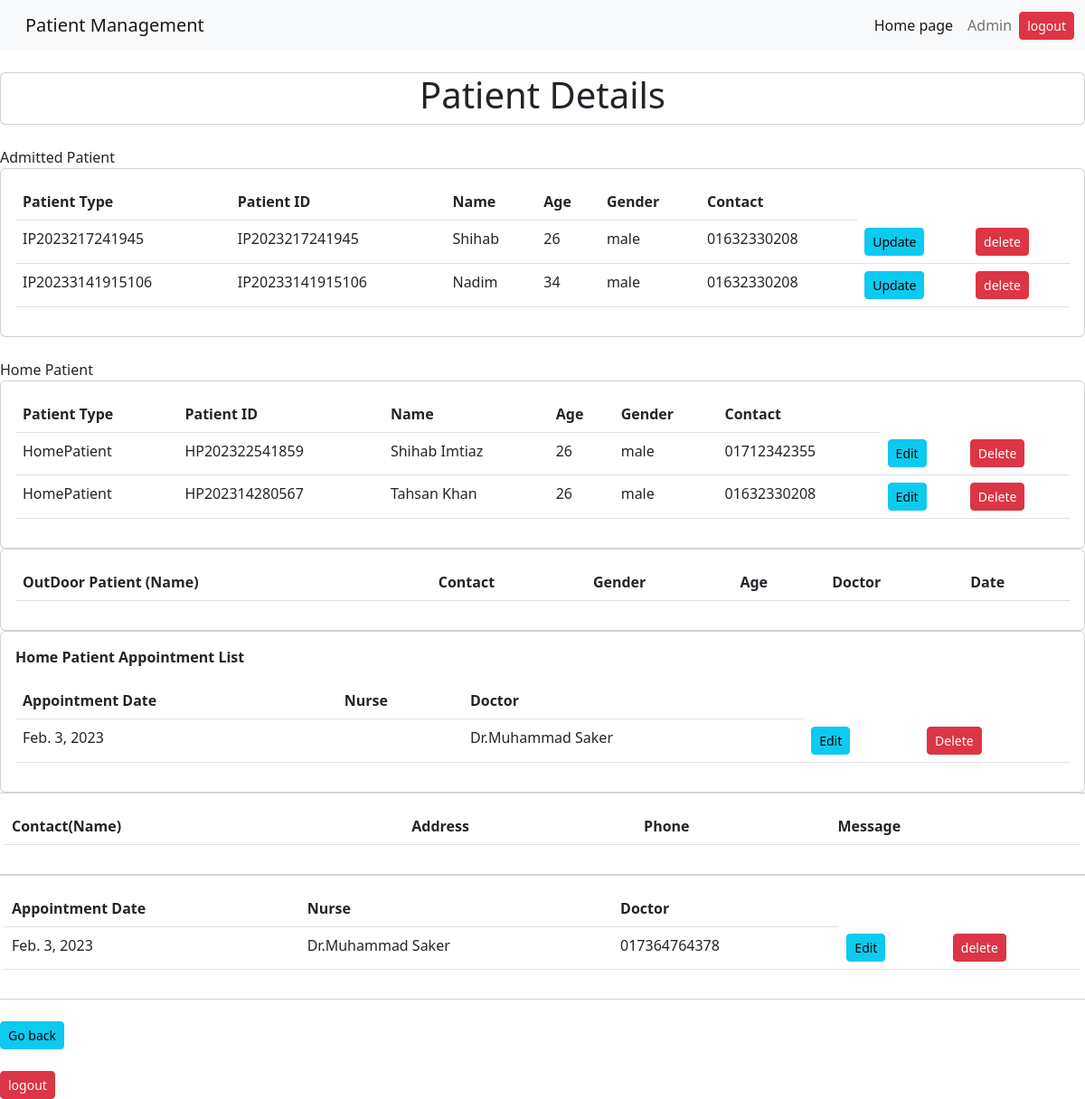
The page /result on the database its author committed.
### home/models.py (models this page shows, shortened)
class IndoorPatient(models.Model):
    indoor_treatment_patient_type = models.CharField(max_length=122)
    indoor_treatment_patient_id = models.CharField(max_length=122)
    indoor_treatment_patient_status = models.CharField(max_length=122, blank=True)
    patient_name = models.CharField(max_length=122)
    patient_age = models.CharField(max_length=122)
    patient_gender = models.CharField(max_length=122)
    patient_phone = models.CharField(max_length=122)
    patient_email = models.CharField(max_length=122,)
    patient_national_ID = models.CharField(max_length=122)
    indoor_patient_bed_bed_id = models.CharField(max_length=122, blank=True)
    indoor_bed_price = models.CharField(max_length=122)
    indoor_patient_bed_entry_time = models.CharField(max_length=122)
    indoor_patient_bed_discharge_time = models.CharField(max_length=122, blank=True)
    bed_total_bill = models.CharField(max_length=122, blank=True)
    indoor_patient_doctor_doctor_id = models.CharField(max_length=122)
    doctor_visit_fee = models.CharField(max_length=122)
    doctor_total_bill = models.CharField(max_length=122)
    outdoor_service_id = models.CharField(max_length=122)
    outdoor_service_rate = models.CharField(max_length=122)
    indoor_treatment_total_bill = models.CharField(max_length=122)
    indoor_treatment_total_paid =models.CharField(max_length=122, blank= True)
    indoor_treatment_total_due =models.CharField(max_length=122, blank= True)

class Patient(models.Model):
    patient_type = models.CharField(max_length=122)
    patient_id = models.CharField(max_length=122)
    patient_date = models.DateField(blank=True)
    patient_name = models.CharField(max_length=122, blank=True)
    patient_gender = models.CharField(max_length=122, blank=True)
    patient_age = models.CharField(max_length=122, blank=True)
    patient_phone = models.CharField(max_length=122, blank=True)
    patient_email = models.CharField(max_length=122, blank= True)
    patient_dob = models.CharField(max_length=122)
    patient_blood_group = models.CharField(max_length=122, blank=True)
    patient_national_ID = models.CharField(max_length=122, blank=True)
    patient_address = models.CharField(max_length=122, blank=True)
    patient_emergency_name = models.CharField(max_length=122)
    patient_emergency_relation = models.CharField(max_length=122,blank= True)
    patient_emergency_contact = models.CharField(max_length=122)
    patient_emergency_address = models.CharField(max_length=122,blank= True)

class Appointment(models.Model):
    patient_id = models.CharField(max_length=122)
    transaction_phone = models.CharField(max_length=122)
    transaction_id = models.CharField(max_length=122)
    ap_date = models.DateField()
    ap_doctor = models.CharField(max_length=122)
    Phone = models.CharField(max_length=122)
    email = models.CharField(max_length=122)

### home/views.py (the view)
# urls.py: path('result', views.result, name="outdoor savedata"),
def result(request):
	IndoorAdmission = IndoorPatient.objects.all()
	HomePatient = Patient.objects.all()
	OutdoorDoctor =OutdoorPatient.objects.all()
	contact = Contact.objects.all()
	new2 = Appointment.objects.all()
	context= {'new2': new2,'IndoorAdmission':IndoorAdmission,'HomePatient':HomePatient,'OutdoorDoctor':OutdoorDoctor,'contact':contact,}
	return render (request, 'result.html',context)

### templates/result.html (shortened to what this page needs)
{% extends 'abase.html' %}
{% block body %}
{% block content %}
        <br>
        <div class="row">
            <div class="col-md">
                <div class="card card0body">
                <center> <h1>Patient Details</h1></center>
                </div>
               <br>Admitted Patient
                <div class="card card-body">
                    <table class="table">
                        <tr>
                            <th>Patient Type</th>
                            <th>Patient ID</th>
                            <th>Name</th>
                            <th>Age</th>
                            <th>Gender</th>
                            <th>Contact</th>
                        </tr>
                        {% for vai in IndoorAdmission %}
                        <tr>
                            <td>{{vai.indoor_treatment_patient_id}}</td>
                            <td>{{vai.indoor_treatment_patient_id}}</td>
                            <td>{{vai.patient_name}}</td>
                            <td>{{vai.patient_age}}</td>
                            <td>{{vai.patient_gender}}</td>
                            <td>{{vai.patient_phone}}</td>
                            <td><a class ="btn btn-sm btn-info" href="update_indoor/{{ vai.id }}">Update</a></td>
                            <td><a class ="btn btn-sm btn-danger" href="delete_indoor/{{ vai.id }}">delete</a></td>
                        </tr>
                        {% endfor %}
                    </table>
                </div>
                <br>Home Patient
                <div class="card card-body">
                    <table class="table">
                        <tr>
                            <th>Patient Type</th>
                            <th>Patient ID</th>
                            <th>Name</th>
                            <th>Age</th>
                            <th>Gender</th>
                            <th>Contact</th>
                        </tr>
                        {% for vai in  HomePatient %}
                        <tr>
                            <td>{{vai.patient_type}}</td>
                            <td>{{vai.patient_id}}</td>
                            <td>{{vai.patient_name}}</td>
                            <td>{{vai.patient_age}}</td>
                            <td>{{vai.patient_gender}}</td>
                            <td>{{vai.patient_phone}}</td>
                            <th><a class ="btn btn-sm btn-info"href="">Edit</th>
                            <th><a class ="btn btn-sm btn-danger"href="">Delete</th>
                        </tr>
                        {% endfor %}
                    </table>
                </div>
                <div class="card card-body">
                    <table class="table">
                        <tr>
                            <th>OutDoor Patient (Name)</th>
                            <th>Contact</th>
                            <th>Gender</th>
                            <th>Age</th>
                            <th>Doctor</th>
                            <th>Date</th>
                    </table>
                </div>
                <div class="card card-body">
                    <p> <b>Home Patient Appointment List</b></p>
                    <table class="table">
                        <tr>
                            <th>Appointment Date</th>
                            <th>Nurse</th>
                            <th>Doctor</th>
                        </tr>
                        {% for vai in  new2 %}
                        <tr>
                            <td>{{vai.ap_date}}</td>
                            <td>{{vai.ap_name}}</td>
                            <td>{{vai.ap_doctor}}</td>
                            <th><a class ="btn btn-sm btn-info"href="">Edit</th>
                            <th><a class ="btn btn-sm btn-danger"href="">Delete</th>
                        </tr>
                        {% endfor %}
                    </table>
                </div>
            </div>
                <div class="card card-body">
                    <table class="table">
                        <tr>
                            <th>Contact(Name)</th>
                            <th>Address</th>
                            <th>Phone</th>
                            <th>Message</th>
                        </tr>
                    </table>
                </div>
            <div class="card card-body">
                <table class="table">
                    <tr>
                        <th>Appointment Date</th>
                        <th>Nurse</th>
                        <th>Doctor</th>
                    </tr>
                    {% for vai in  new2 %}
                    <tr>
                        <td>{{vai.ap_date}}</td>
                        <td>{{vai.ap_doctor}}</td>
                        <td>{{vai.Phone}}</td>
                        <td><a class ="btn btn-sm btn-info"href="">Edit</td>
                        <td><a class ="btn btn-sm btn-danger" href="delete_appointment/{{ vai.id }}">delete</a></td>
                    </tr>
                    {% endfor %}
                </table>
            </div>
            </div>
{% endblock content%}
<br><a class ="btn btn-sm btn-info" href="/addmin">Go back</a><br><nr>
    <br><a class ="btn btn-sm btn-danger"href="/logout">logout</a><br>
{% endblock body %}

### templates/abase.html (shortened to what this page needs)
<!doctype html>
<html lang="en">
  <head>
    <link rel="stylesheet" href="https://cdn.jsdelivr.net/npm/bootstrap@5.2.2/dist/css/bootstrap.rtl.min.css">
  </head>
  <body>
    <nav class="navbar navbar-expand-lg bg-light">
      <div class="container-fluid">
        <a class="navbar-brand" href="/">Patient Management</a>
        <div class="collapse navbar-collapse" id="navbarSupportedContent">
          <ul class="navbar-nav me-auto mb-2 mb-lg-0">
            <li class="nav-item">
              <a class="nav-link active" aria-current="page" href="/">Home page</a>
            </li>
            <li class="nav-item">
              <a class="nav-link" href="/addmin">Admin</a>
            </li>
          </ul>
          <br><a class ="btn btn-sm btn-danger" href="/logout">logout</a><br><nr></h1>
        </div>
      </div>
    </nav>
    {% block body %}
    {% endblock body %}
  </body>
</html>

### rows shown on the page
IndoorPatient: indoor_treatment_patient_id "IP2023217241945", patient_name "Shihab", patient_age "26", patient_gender "male", patient_phone "01632330208"
IndoorPatient: indoor_treatment_patient_id "IP20233141915106", patient_name "Nadim", patient_age "34", patient_gender "male", patient_phone "01632330208"
Patient: patient_type "HomePatient", patient_id "HP202322541859", patient_name "Shihab Imtiaz", patient_age "26", patient_gender "male", patient_phone "01712342355"
Patient: patient_type "HomePatient", patient_id "HP202314280567", patient_name "Tahsan Khan", patient_age "26", patient_gender "male", patient_phone "01632330208"
Appointment: ap_date "Feb. 3, 2023", ap_doctor "Dr.Muhammad Saker", Phone "017364764378"
